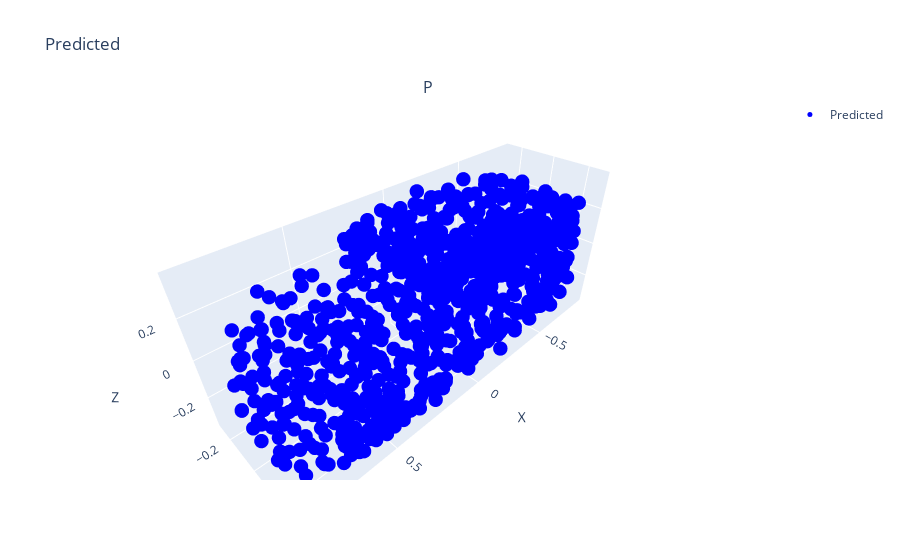

Write notebook code for a chart like this one.
### Code cell
fig = generate_pc_from_user_prompt(pc_dir, prompt, 'text', enc, cmr, rag_decoder)
fig.show()

### Figure 1 — Plotly figure (JSON) as saved in the notebook; plotly's stock layout.template omitted (floating-point values rounded to 4 significant figures; data arrays with more than 128 entries replaced by an {"elided": "..."} marker saying what was removed)
{"data": [{"marker": {"color": "blue", "size": 5}, "mode": "markers", "name": "Predicted", "scene": "scene", "type": "scatter3d", "x": {"elided": "1024 float values"}, "y": {"elided": "1024 float values"}, "z": {"elided": "1024 float values"}}], "layout": {"annotations": [{"font": {"size": 16}, "showarrow": false, "text": "P", "x": 0.5, "xanchor": "center", "xref": "paper", "y": 1, "yanchor": "bottom", "yref": "paper"}], "scene": {"domain": {"x": [0, 1], "y": [0, 1]}, "xaxis": {"title": {"text": "X"}}, "yaxis": {"title": {"text": "Y"}}, "zaxis": {"title": {"text": "Z"}}}, "showlegend": true, "title": {"text": "Predicted"}}}
